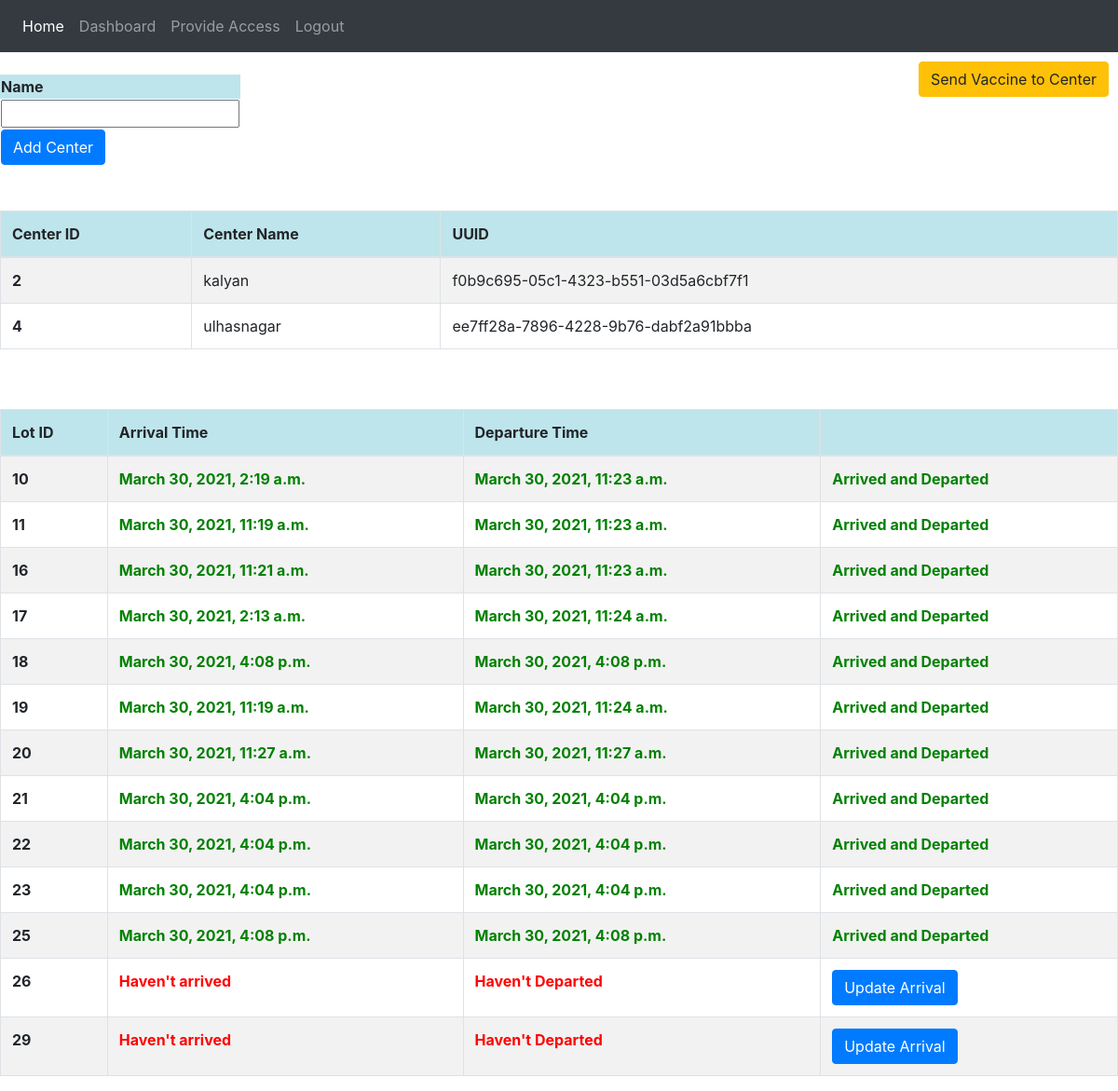
The app's page /dashboard/district/thane/ (signed in), older data.
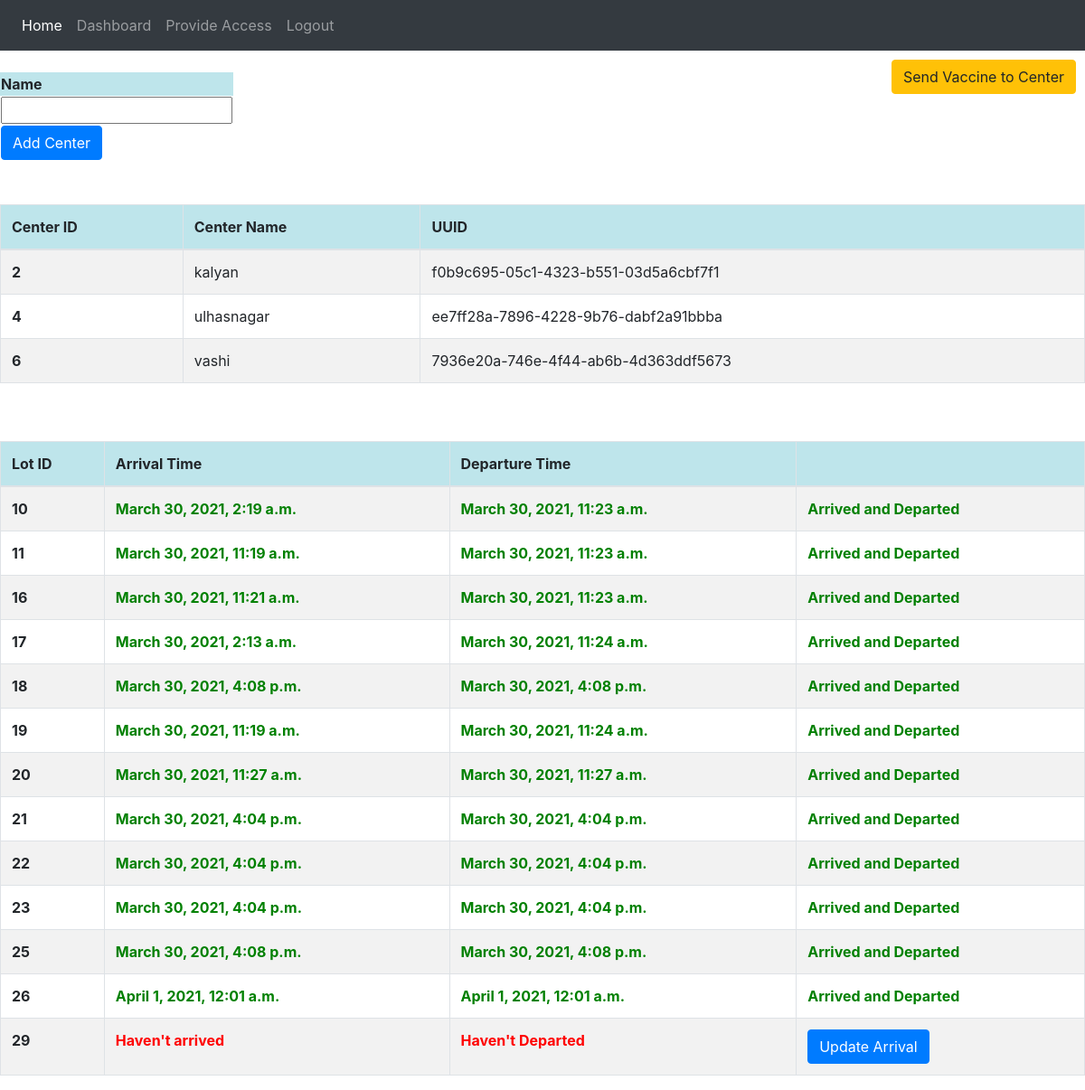
The same page, newer data.
### vaccine_app/models.py (models this page shows, shortened)
class Center(models.Model):
    centerPrimaryKey = models.AutoField(primary_key=True)
    centerId = models.UUIDField(default=uuid.uuid4, editable=False, unique=True)
    district = models.ForeignKey(District, on_delete=models.CASCADE, related_name="Center")
    name = models.CharField(max_length=255, unique=True)
    maxCountPerDate = models.IntegerField(default=0)

class DistrictVaccineData(models.Model):
    district = models.ForeignKey(District,on_delete=models.CASCADE,related_name="districtVaccine")
    lot = models.OneToOneField(VaccineLot, on_delete=models.CASCADE,related_name="districtVaccine")
    arrivalTimestamp = models.DateTimeField(blank = True, null=True, default=None)
    departureTimestamp = models.DateTimeField(blank = True, null=True, default=None)

class VaccineLot(models.Model):
    lotId = models.AutoField(primary_key=True)
    status=models.CharField(max_length = 20, choices = lot_status, default = 'produced')
    productionTimestamp = models.DateTimeField(auto_now_add=True)
    departureTimestamp = models.DateTimeField(blank = True, null=True, default=None)
    countOfDosesConsumed = models.IntegerField(default = 0)

### vaccine_app/views.py (the view, shortened to what this page needs)
# urls.py: path('dashboard/district/<name>/',views.district_dash,name='district_dash'),
@login_required
def district_dash(request,name):
    if name=="":
        return redirect('dashboard')
    if verify(request,"district",name):
        district_obj=District.objects.get(name=name)
        centers = Center.objects.filter(district=district_obj)
        vaccine_lots = DistrictVaccineData.objects.filter(district = district_obj)
        error=[]
        return render(request,'district_dash.html',{'centers':centers, 'error':error, 'vaccine_lots':vaccine_lots,'name':name})
    else:
        return redirect('dashboard')

### vaccine_app/views.py (called while the page is built, shortened)
def verify(request,district_or_center,name):
    if district_or_center=="district":
        user=request.user
        if District.objects.filter(name=name).exists():
            district_obj=District.objects.get(name=name)
            if AccessControlListDistrict.objects.filter(person=user,district=district_obj).exists() and user.is_districtadmin:
                return True
            else:
                print("access is not there for user "+user.email)
                return False
        else:
            print("District name is invalid")
            return False
    else:
        print("Invalid district_or_center value")
        return False

### templates/district_dash.html (shortened to what this page needs)
{% extends 'base.html' %}
    {% block content %}
        <a href="/district/{{name}}/send_to_center" style="float: right; margin:10px;"><button Type="button" class="btn btn-warning">Send Vaccine to Center</button></a>
        <form method="POST">
            <table>
                <tr class="table-info">
                    <th>Name</th>
                </tr>
                <tr>
                    <td><input type="text" id="name" name="name" required /></td>
                    <br>
                </tr>
                <tr>
                  <td><button class="btn btn-primary" type="submit" id="add" value="Add center">Add Center</button></td>
                </tr>
            </table>
        </form>
        <br><br>
        <table class="table table-striped table-bordered" >
            <thead>
              <tr class="table-info">
                <th scope="col">Center ID</th>
                <th scope="col">Center Name</th>
                <th scope="col">UUID</th>
              </tr>
            </thead>
            <tbody>
            {% for center in centers %}
              <tr>
                <th scope="row">{{center.centerPrimaryKey}}</th>
                <td>{{center.name}}</td>
                <td>{{center.centerId.urn|slice:"9:"}}</td>
              </tr>
            {% endfor %}
            </tbody>
          </table>
          <br><br>
          <table class="table table-striped table-bordered">
            <thead>
              <tr class="table-info">
                <th scope="col">Lot ID</th>
                <th scope="col">Arrival Time</th>
                <th scope="col">Departure Time</th>
                <th scope="col"></th>
              </tr>
            </thead>
            <tbody>
            {% for lot in vaccine_lots %}
              <tr>
                <th scope="row">{{ lot.lot.lotId }}</th>
                <td>
                  {% if lot.arrivalTimestamp == None %}
                    <b style="color:red;">Haven't arrived</b>
                  {% else %}
                    <b style="color:green;">{{lot.arrivalTimestamp}}</b>
                  {% endif %}
                </td>
                <td>
                  {% if lot.departureTimestamp == None %}
                    <b style="color:red;">Haven't Departed</b>
                  {% else %}
                    <b style="color:green;">{{lot.departureTimestamp}}</b>
                  {% endif %}
                </td>
                {% if lot.arrivalTimestamp == None %}
                  <td><a href="/district/{{name}}/updateArrivalTimeDistrict/{{ lot.lot.lotId }}"><button type="button" class="btn btn-primary">Update Arrival</button></a>
                {% else %}
                  <td>
                    <b style="color:green;">Arrived
                    {% if lot.departureTimestamp != None %}
                    and Departed
                    {% endif %}
                    </b>
                  </td>
                {% endif %}
              </tr>
            {% endfor %}
            </tbody>
          </table>
    {% endblock content %}

### templates/base.html (shortened to what this page needs)
<!DOCTYPE html>
<html lang="en">
<head>
  <link rel="stylesheet" href="https://stackpath.bootstrapcdn.com/bootstrap/4.1.3/css/bootstrap.min.css">
</head>
<body>
  <nav class="navbar navbar-expand-lg navbar navbar-dark bg-dark">
    <div class="" id="navbarNav">
      <ul class="navbar-nav">
        <li class="nav-item active">
          <a class="nav-link" href="{% url 'index' %}">Home <span class="sr-only">(current)</span></a>
        </li>
        {% if user.is_authenticated %}
        <li class="nav-item">
          <a class="nav-link" href="{% url 'dashboard' %}">Dashboard</a>
        </li>
        <li class="nav-item">
          <a class="nav-link" href="{% url 'provideaccess' %}">Provide Access</a>
        </li>
        <li class="nav-item">
          <a class="nav-link" href="{% url 'logout' %}">Logout</a>
        </li>
        {% endif %}
      </ul>
    </div>
  </nav>
  {% block content %}
  {% endblock %}
</body>
</html>

Row changes from the older to the newer data that the page shows:
added Center: centerPrimaryKey "6", name "vashi", centerId.urn "7936e20a-746e-4f44-ab6b-4d363ddf5673"
changed DistrictVaccineData: arrivalTimestamp (not shown) → "April 1, 2021, 12:01 a.m."; departureTimestamp (not shown) → "April 1, 2021, 12:01 a.m."; arrivalTimestamp "Haven't arrived Update Arrival" → "Arrived and Departed"; no longer shows "Haven't Departed"
